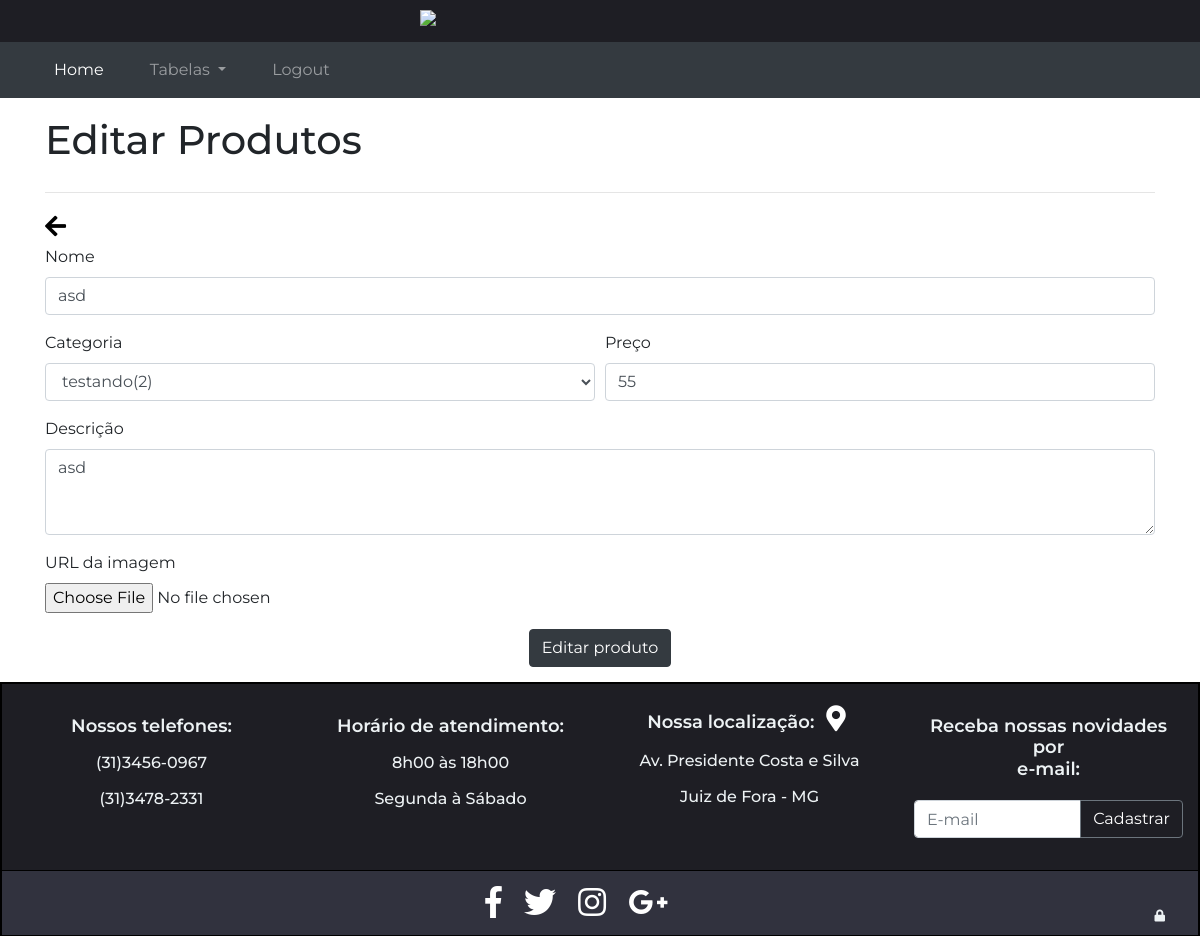
The app's page /EditarProdutos.php?id_produto=225 (signed in), older data.
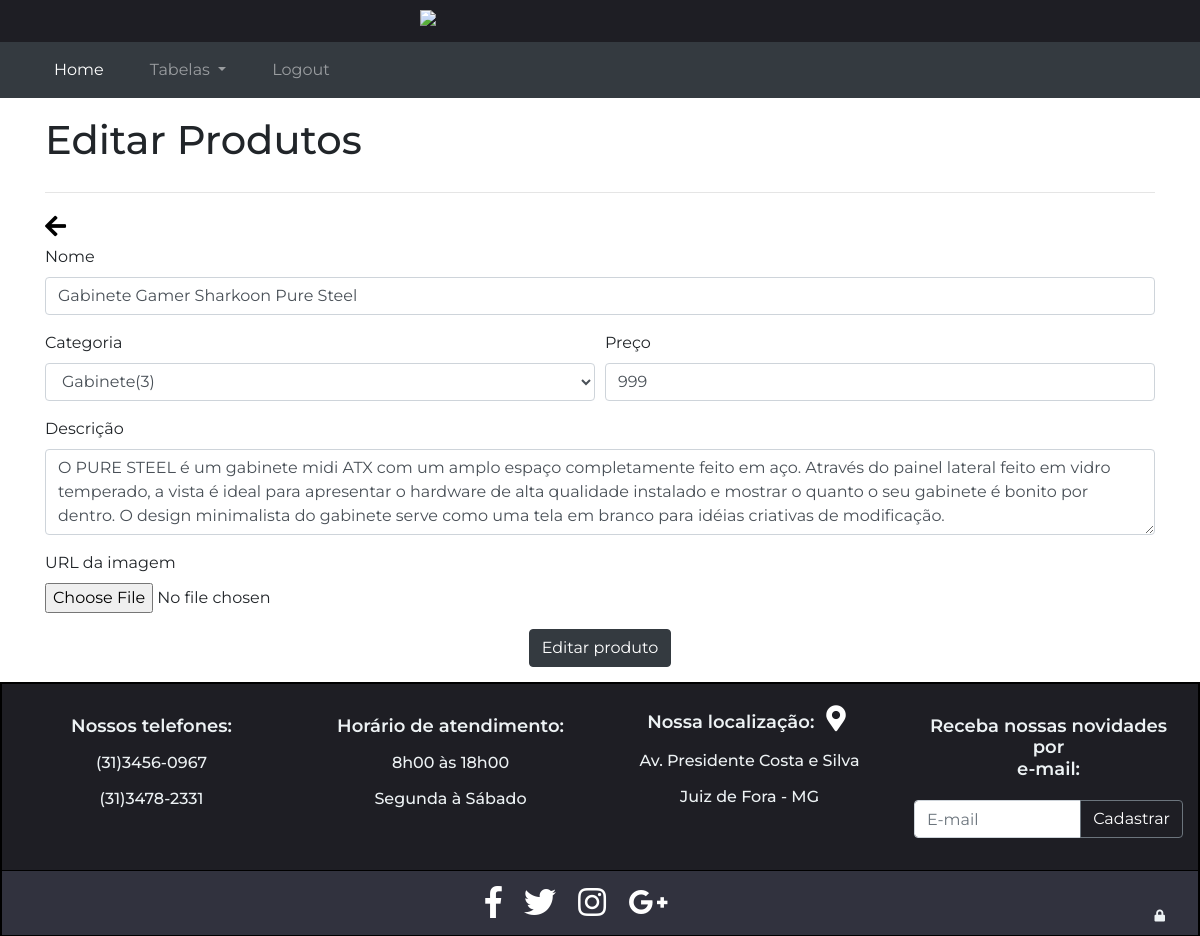
The same page, newer data.
### tables this page shows
CREATE TABLE `produto` (
  `id_produto` int(11) NOT NULL,
  `id_categoria` int(11) NOT NULL,
  `nome_produto` varchar(50) NOT NULL,
  `preco` float NOT NULL,
  `descricao` mediumtext NOT NULL,
  `url_imagem` mediumtext NOT NULL
);

CREATE TABLE `categoria` (
  `id_categoria` int(11) NOT NULL,
  `nome_categoria` varchar(50) NOT NULL
);

### html/EditarProdutos.php (the view, shortened to what this page needs)
<?php include "header-adm.php";?>
<div class="container">
  <?php
                $server = 'localhost';
                $user = 'root';
                $password = '';
                $db_name = 'balao_da_informatica';
                $port = '3306';
                $auxiliar =$_GET['id_produto'];
                $db_connect = new mysqli($server,$user,$password,$db_name,$port);
                mysqli_set_charset($db_connect,"utf-8");
?>
  <?php
            $resultado = "SELECT * FROM produto WHERE id_produto LIKE '$auxiliar'";
            $resulto = $db_connect->query($resultado);
            $row1 = $resulto->fetch_assoc();
?>
  <div class="lista-adm">
    <h1>Editar Produtos</h1>
  </div>
  <hr>
  <span style="font-size: 24px;"><a href="pagina_de_listagem.php" class="fas fa-arrow-left"></a></span>
  <form action="Editaproduto-adm.php" method="post">
    <div class="form-group">
      <label>Nome</label>
      <input type="text" autocomplete="off" name="nome" required="required" class="form-control" maxlength="50" value="<?php echo $row1['nome_produto'];?>">
    </div>
    <div class="form-row" type="categoria">
      <?php
            $auxiliar = $row1['id_categoria'];
            $result_produto = "SELECT * FROM categoria WHERE id_categoria LIKE '$auxiliar'";
            $resulto1 = $db_connect->query($result_produto);
            $row_banco_categoria = $resulto1->fetch_assoc();
            ?>
      <div class="form-group col-sm-6">
        <label>Categoria</label>
        <select required="required" class="form-control" name="categoria">
          <option>
            <?php echo $row_banco_categoria['nome_categoria'].'(' . $row_banco_categoria['id_categoria'] . ')';?>
          </option>
        </select>
      </div>
      <div class="form-group col-sm-6">
        <label>Preço</label>
        <input type="number" autocomplete="off" required="required" name="preco" class="form-control" value="<?php echo $row1['preco'];?>">
      </div>
    </div>
    <div class="form-group">
      <label>Descrição</label>
      <textarea class="form-control" required="required" autocomplete="off" name='descricao' rows="3"><?php echo $row1['descricao'];?></textarea>
    </div>
    <div class="form-group">
      <label>URL da imagem </label><br>
      <input type="file" required="required" autocomplete="off" name="url_imagem">
    </div>
    <div class="pp-adm">
      <button type="submit" class="btn btn-dark ">Editar produto</button>
    </div>
  </form>
</div>
<?php include "footer.php";?>

Row changes from the older to the newer data that the page shows:
no longer on this page (row unchanged): categoria: categoria "testando(2)"
changed produto: nome "asd" → "Gabinete Gamer Sharkoon Pure Steel"; preco "55" → "999"; descricao "asd" → "O PURE STEEL é um gabinete midi ATX com um amplo espaço completamente feito em aço. Através do painel lateral feito em vidro temperado, a vista é ideal para apresentar o hardware de alta qualidade instalado e mostrar o quanto o seu gabinete é bonito por dentro. O design minimalista do gabinete serve como uma tela em branco para idéias criativas de modificação."
now on this page (row unchanged): categoria: categoria "Gabinete(3)"
